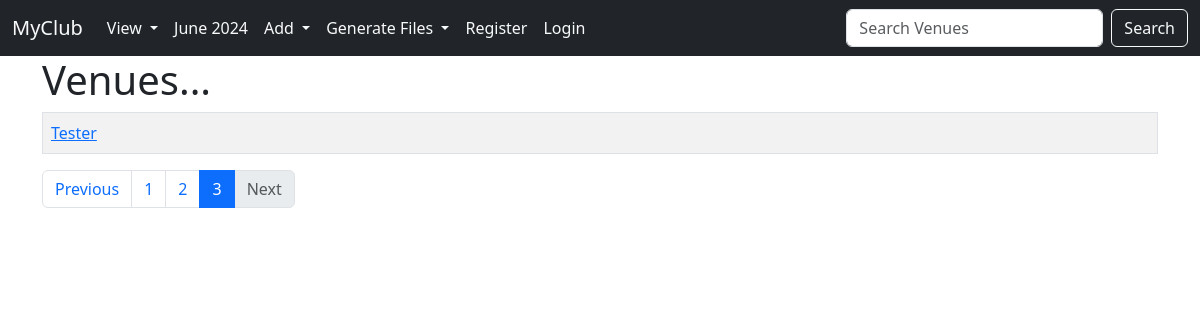
Page /list_venues?page=3 on the earlier database version.
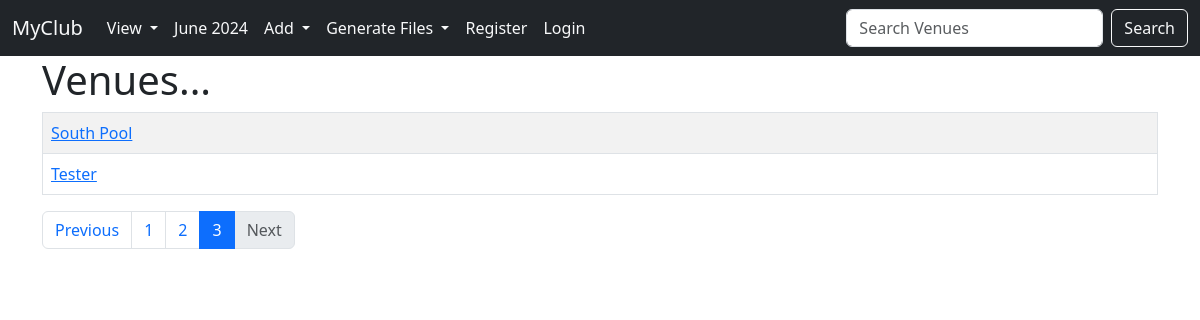
Same page on the later database version.
### events/models.py (models this page shows)
class Venue(models.Model):
    name = models.CharField("Venue Name", max_length=100)
    address = models.CharField(max_length=300)
    zip_code = models.CharField("Zip Code", max_length=15)
    phone = models.CharField("Contact Phone", max_length=25, blank=True)
    web = models.URLField("Website Address",blank=True)
    email = models.EmailField("Email Address",blank=True)
    Owner = models.IntegerField("Venuw Owner", blank=True, null=True, default=1)
    venue_images = models.ImageField(null=True, blank=True, upload_to="images/")
    def __str__(self):
        return self.name

### events/views.py (the view)
# urls.py: path('list_venues',views.list_venues, name='list-venues'),
def list_venues(request):
    venue_list = Venue.objects.all().order_by("name")
    p = Paginator(venue_list, 2)
    page = request.GET.get('page')
    venues_paginated = p.get_page(page)
    return render(request, "events/venue.html", {"venues": venue_list, "venues_paginated": venues_paginated})

### events/templates/events/venue.html (shortened to what this page needs)
{%extends 'events/base.html'%}
{%block content%}
<table class="table table-striped table-hover table-bordered">
    <h1>Venues...</h1>
    {% for venue in venues_paginated %}
    <tr>
        <td>
            <a href="{% url 'show-venue' venue.id %}">{{ venue }}</a> <br>
        </td>
    </tr>
    {% endfor %}
</table>
<nav aria-label="...">
    <ul class="pagination">
        <li class="page-item {% if not venues_paginated.has_previous %}disabled{% endif %}">
            <a class="page-link" href="{% if venues_paginated.has_previous %}?page={{ venues_paginated.previous_page_number }}{% endif %}">Previous</a>
        </li>
      {% for i in venues_paginated.paginator.page_range %}
      <li class="page-item {% if venues_paginated.number == i %}active{% endif %}">
        <a class="page-link" href="?page={{ i }}">{{ i }}</a>
    </li>
      {% endfor %}
      <li class="page-item {% if not venues_paginated.has_next %}disabled{% endif %}">
        <a class="page-link" href="{% if venues_paginated.has_next %}?page={{ venues_paginated.next_page_number }}{% endif %}">Next</a>
    </li>
    </ul>
  </nav>
{%endblock%}

Differences in the rows shown:
added Venue: name "South Pool"
